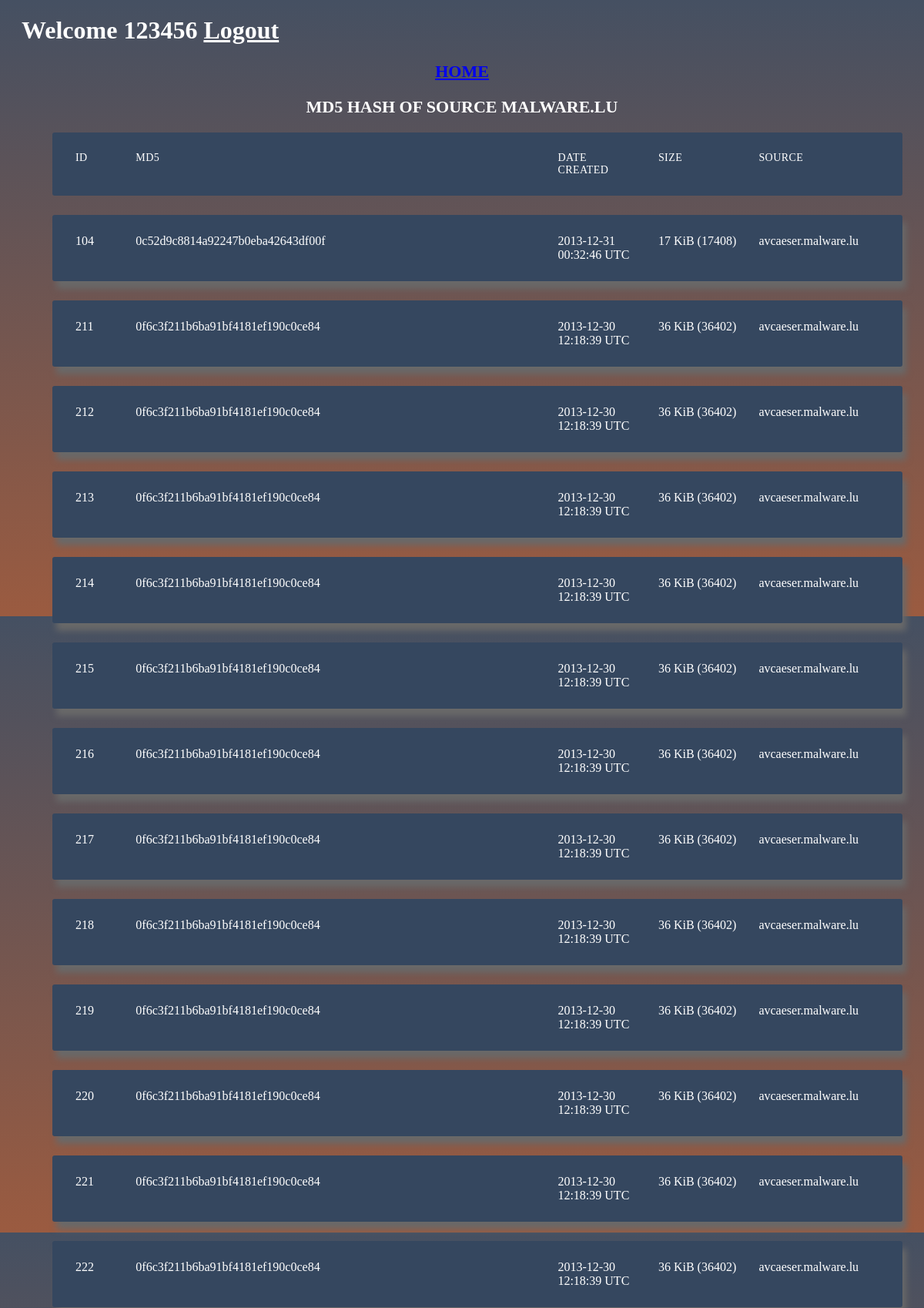
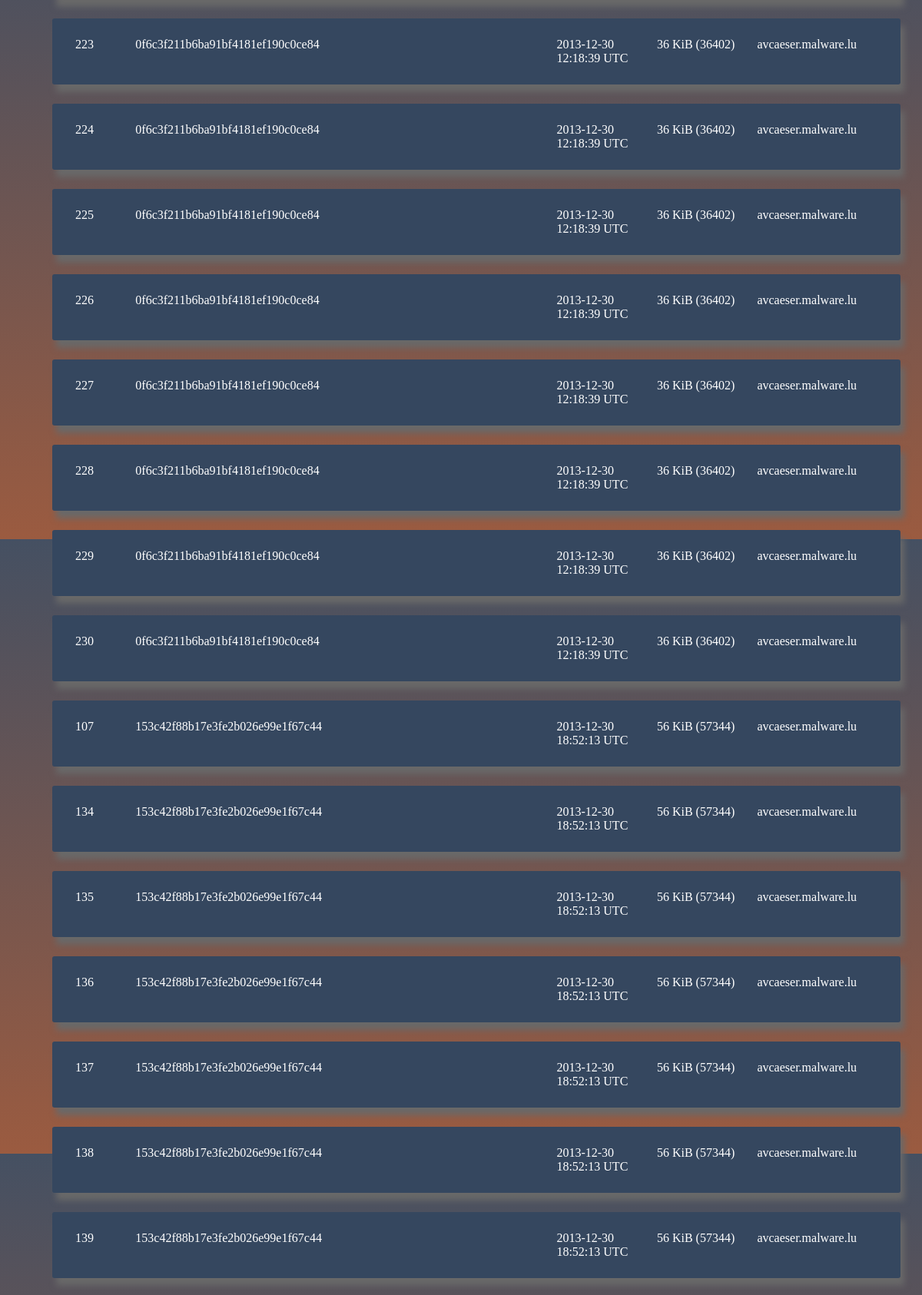
The page /source2_md5_sort (signed in, upper part) on the database its author committed (2 pictures, top to bottom).
### hash_file/models.py (models this page shows, shortened)
class User(db.Model,UserMixin):
    id=db.Column(db.Integer,primary_key=True)
    name=db.Column(db.String(30),nullable=True)
    username=db.Column(db.String(20),unique=True,nullable=True)
    email=db.Column(db.String(30),unique=True,nullable=True)
    password=db.Column(db.String(40),unique=True,nullable=False)

class md(db.Model):
    id=db.Column(db.Integer,primary_key=True)
    hash=db.Column(db.String(400),nullable=True)
    date_created=db.Column(db.String(400),nullable=True)
    size=db.Column(db.String(400),nullable=True)
    source=db.Column(db.String(100),nullable=True)

### hash_file/routes.py (the view)
@app.route("/source2_md5_sort",methods=['GET','POST'])
def source2_md5_sort():
    try:
        data=md.query.filter(md.source=='avcaeser.malware.lu').order_by(md.hash)
        return render_template('index.html',title = 'HASH WORLD',data=data,str='MD5 HASH OF SOURCE MALWARE.LU',name=current_user.username)
    except:
        return redirect(url_for('error'))

### hash_file/routes.py (called while the page is built)
@login_manager.user_loader
def load_user(user_id):
    return User.query.get(int(user_id))

### hash_file/templates/index.html (shortened to what this page needs)
<!DOCTYPE html>
<html lang="en" >
<head>
    <link rel="stylesheet" href="https://cdnjs.cloudflare.com/ajax/libs/meyer-reset/2.0/reset.min.css">
      <link rel="stylesheet" href="static/sty.css" type="text/css">
</head>
<body>
  <div class="container">
  <h1>  Welcome {{name}}  <a style="color: white" href='http://127.0.0.1:5000/logout'>Logout</a></h1>
  <h2 align='left'><a href='http://127.0.0.1:5000/basic'>HOME</h2></a><h2 align='centre'> {{str}}</h2>
  <ul class="responsive-table">
    <li class="table-header">
      <div class="col col-1">Id</div>
      <div class="col col-2">MD5</div>
      <div class="col col-3">Date Created</div>
      <div class="col col-4">Size</div>
      <div class="col col-5">Source</div>
    </li>
    {%for d in data%}
    <li class="table-row">
      <div class="col col-1" data-label="Id">{{d.id}}</div>
      <div class="col col-2" data-label="MD5">{{d.hash}}</div>
      <div class="col col-3" data-label="Date Created">{{d.date_created}}</div>
      <div class="col col-4" data-label="Size">{{d.size}}</div>
      <div class="col col-5" data-label="Source">{{d.source}}</div>
    </li>
    {%endfor%}
  </ul>
</div>
</body>
</html>

### hash_file/static/sty.css (style rules this page uses)
body { background: #9B5B40; background: -webkit-linear-gradient(#455062, #9B5B40); background: -o-linear-gradient(r#455062, #9B5B40); background: -moz-linear-gradient(#455062, #9B5B40); background: linear-gradient(#455062, #9B5B40); color:white ; font-family: tahoma; }
.container { max-width: 1500px; margin-left: 10px; margin-right: 10px; padding-left: 10px; padding-right: 10px; }
h2 { font-size: 22px; margin: 20px 0; text-align: center; }
.responsive-table li { border-radius: 3px; padding: 25px 30px; display: flex; justify-content: space-between; margin-bottom: 25px; }
.responsive-table .table-header { background-color: #35475F ; font-size: 14px; text-transform: uppercase; letter-spacing: 0.03em; }
.responsive-table .table-row { background-color: #35475F; box-shadow: 5px 10px 8px #696969; }
.responsive-table .col-1 { color: white; flex-basis: 5%; }
.responsive-table .col-2 { color: white; flex-basis: 50%; }
.responsive-table .col-3 { color: white; flex-basis: 10%; }
.responsive-table .col-4 { color: white; flex-basis: 10%; }
.responsive-table .col-5 { color: white; flex-basis: 15%; }

### rows shown on the page
User: username "123456"
md: id "104", hash "0c52d9c8814a92247b0eba42643df00f", date_created "2013-12-31 00:32:46 UTC", size "17 KiB (17408)", source "avcaeser.malware.lu"
md: id "211", hash "0f6c3f211b6ba91bf4181ef190c0ce84", date_created "2013-12-30 12:18:39 UTC", size "36 KiB (36402)", source "avcaeser.malware.lu"
md: id "212", hash "0f6c3f211b6ba91bf4181ef190c0ce84", date_created "2013-12-30 12:18:39 UTC", size "36 KiB (36402)", source "avcaeser.malware.lu"
md: id "213", hash "0f6c3f211b6ba91bf4181ef190c0ce84", date_created "2013-12-30 12:18:39 UTC", size "36 KiB (36402)", source "avcaeser.malware.lu"
md: id "214", hash "0f6c3f211b6ba91bf4181ef190c0ce84", date_created "2013-12-30 12:18:39 UTC", size "36 KiB (36402)", source "avcaeser.malware.lu"
md: id "215", hash "0f6c3f211b6ba91bf4181ef190c0ce84", date_created "2013-12-30 12:18:39 UTC", size "36 KiB (36402)", source "avcaeser.malware.lu"
md: id "216", hash "0f6c3f211b6ba91bf4181ef190c0ce84", date_created "2013-12-30 12:18:39 UTC", size "36 KiB (36402)", source "avcaeser.malware.lu"
md: id "217", hash "0f6c3f211b6ba91bf4181ef190c0ce84", date_created "2013-12-30 12:18:39 UTC", size "36 KiB (36402)", source "avcaeser.malware.lu"
md: id "218", hash "0f6c3f211b6ba91bf4181ef190c0ce84", date_created "2013-12-30 12:18:39 UTC", size "36 KiB (36402)", source "avcaeser.malware.lu"
md: id "219", hash "0f6c3f211b6ba91bf4181ef190c0ce84", date_created "2013-12-30 12:18:39 UTC", size "36 KiB (36402)", source "avcaeser.malware.lu"
md: id "220", hash "0f6c3f211b6ba91bf4181ef190c0ce84", date_created "2013-12-30 12:18:39 UTC", size "36 KiB (36402)", source "avcaeser.malware.lu"
md: id "221", hash "0f6c3f211b6ba91bf4181ef190c0ce84", date_created "2013-12-30 12:18:39 UTC", size "36 KiB (36402)", source "avcaeser.malware.lu"
md: id "222", hash "0f6c3f211b6ba91bf4181ef190c0ce84", date_created "2013-12-30 12:18:39 UTC", size "36 KiB (36402)", source "avcaeser.malware.lu"
md: id "223", hash "0f6c3f211b6ba91bf4181ef190c0ce84", date_created "2013-12-30 12:18:39 UTC", size "36 KiB (36402)", source "avcaeser.malware.lu"
md: id "224", hash "0f6c3f211b6ba91bf4181ef190c0ce84", date_created "2013-12-30 12:18:39 UTC", size "36 KiB (36402)", source "avcaeser.malware.lu"
md: id "225", hash "0f6c3f211b6ba91bf4181ef190c0ce84", date_created "2013-12-30 12:18:39 UTC", size "36 KiB (36402)", source "avcaeser.malware.lu"
md: id "226", hash "0f6c3f211b6ba91bf4181ef190c0ce84", date_created "2013-12-30 12:18:39 UTC", size "36 KiB (36402)", source "avcaeser.malware.lu"
md: id "227", hash "0f6c3f211b6ba91bf4181ef190c0ce84", date_created "2013-12-30 12:18:39 UTC", size "36 KiB (36402)", source "avcaeser.malware.lu"
md: id "228", hash "0f6c3f211b6ba91bf4181ef190c0ce84", date_created "2013-12-30 12:18:39 UTC", size "36 KiB (36402)", source "avcaeser.malware.lu"
md: id "229", hash "0f6c3f211b6ba91bf4181ef190c0ce84", date_created "2013-12-30 12:18:39 UTC", size "36 KiB (36402)", source "avcaeser.malware.lu"
md: id "230", hash "0f6c3f211b6ba91bf4181ef190c0ce84", date_created "2013-12-30 12:18:39 UTC", size "36 KiB (36402)", source "avcaeser.malware.lu"
md: id "107", hash "153c42f88b17e3fe2b026e99e1f67c44", date_created "2013-12-30 18:52:13 UTC", size "56 KiB (57344)", source "avcaeser.malware.lu"
md: id "134", hash "153c42f88b17e3fe2b026e99e1f67c44", date_created "2013-12-30 18:52:13 UTC", size "56 KiB (57344)", source "avcaeser.malware.lu"
md: id "135", hash "153c42f88b17e3fe2b026e99e1f67c44", date_created "2013-12-30 18:52:13 UTC", size "56 KiB (57344)", source "avcaeser.malware.lu"
md: id "136", hash "153c42f88b17e3fe2b026e99e1f67c44", date_created "2013-12-30 18:52:13 UTC", size "56 KiB (57344)", source "avcaeser.malware.lu"
md: id "137", hash "153c42f88b17e3fe2b026e99e1f67c44", date_created "2013-12-30 18:52:13 UTC", size "56 KiB (57344)", source "avcaeser.malware.lu"
md: id "138", hash "153c42f88b17e3fe2b026e99e1f67c44", date_created "2013-12-30 18:52:13 UTC", size "56 KiB (57344)", source "avcaeser.malware.lu"
md: id "139", hash "153c42f88b17e3fe2b026e99e1f67c44", date_created "2013-12-30 18:52:13 UTC", size "56 KiB (57344)", source "avcaeser.malware.lu"

### other values the page prints
{{ str }} "MD5 HASH OF SOURCE MALWARE.LU"
